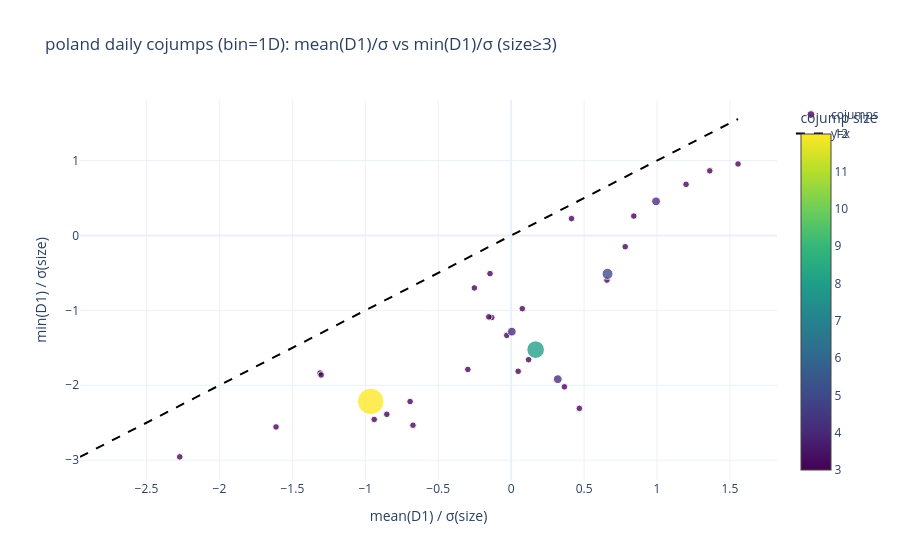
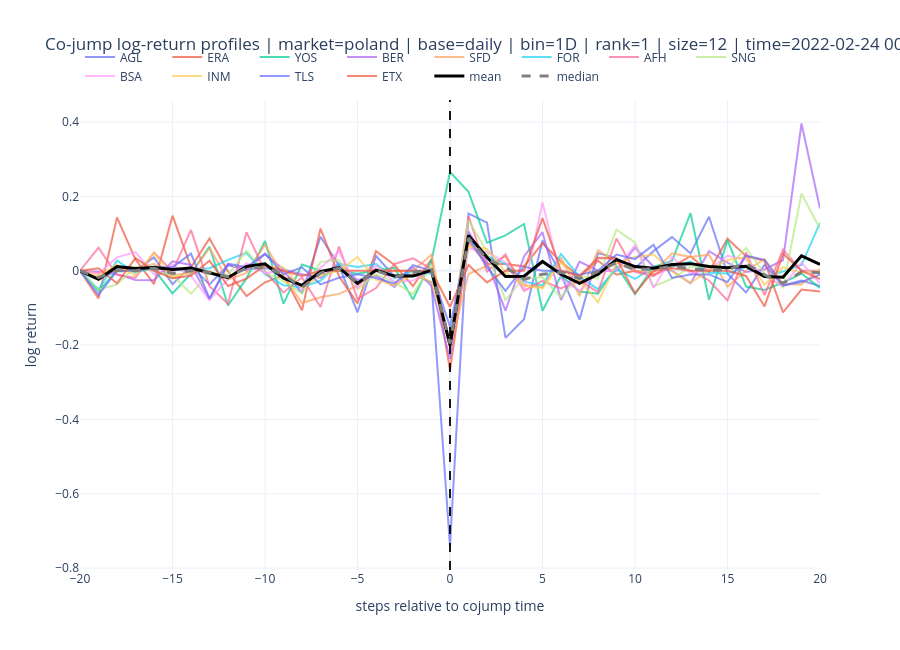
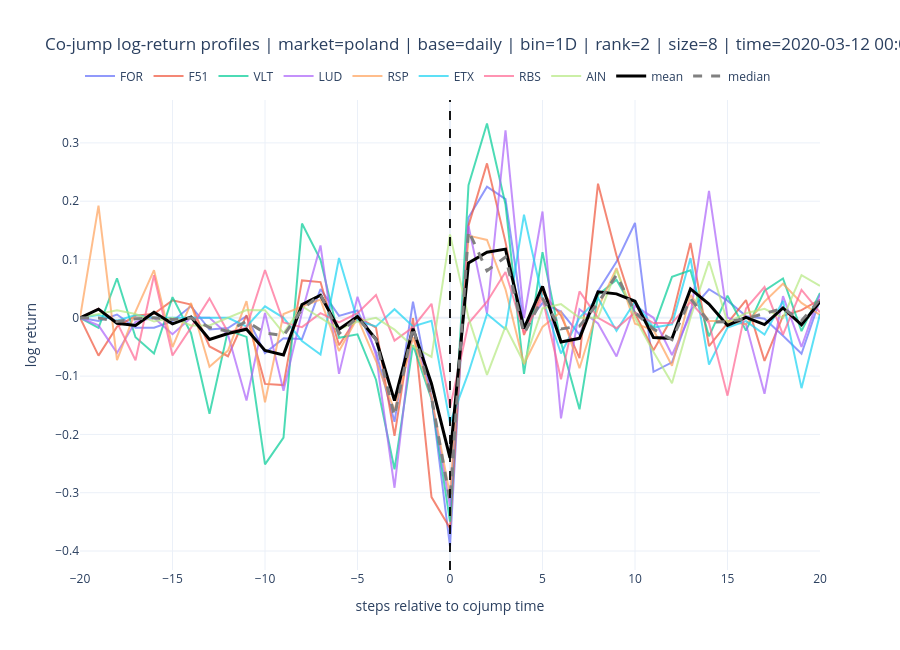
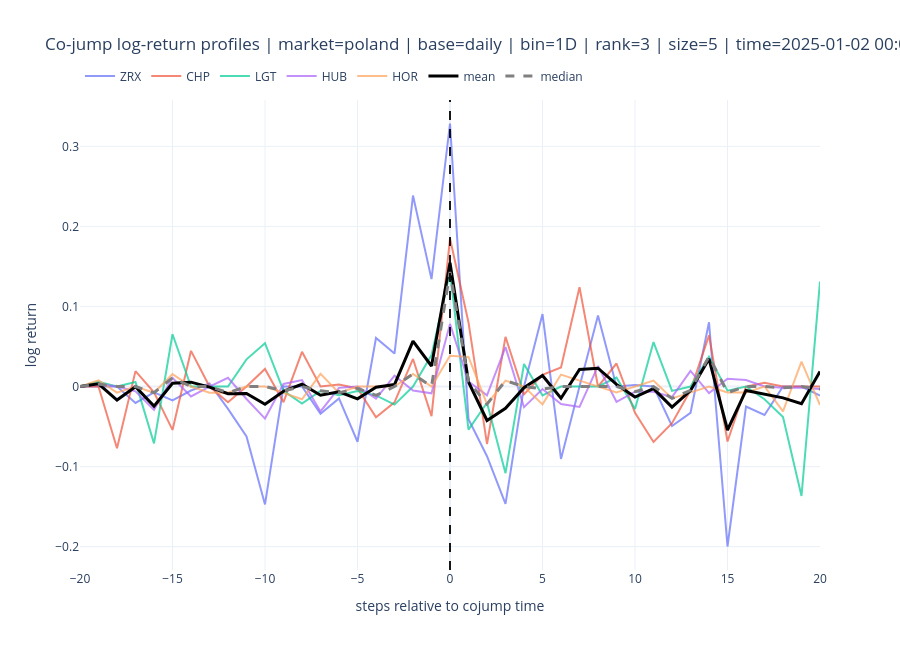

These figures' notebook cell, in order:
### Markdown cell above
### Poland (daily)

### Code cell
cfg_pl = CojumpConfig(base_freq="daily", bins=("1D",), profile_bin="1D", show_plots=True, show_only_profile_plots=True, max_tickers=200, max_windows_total=1500)  # we keep kpca feasible
dfs_pl_raw = load_market_top_by_length("poland", "daily", min_len=int(cfg_pl.min_len), max_tickers=int(cfg_pl.max_tickers))
dfs_pl = preprocess("daily", dfs_pl_raw, trim_minutes=int(cfg_pl.trim_intraday_minutes))
cojumps_pl = run_market_cojump_scatter(market_label="poland", dfs=dfs_pl, cfg=cfg_pl, out_tag="poland_daily", min_size_for_scatter=3, scale_marker_by_size=True)
